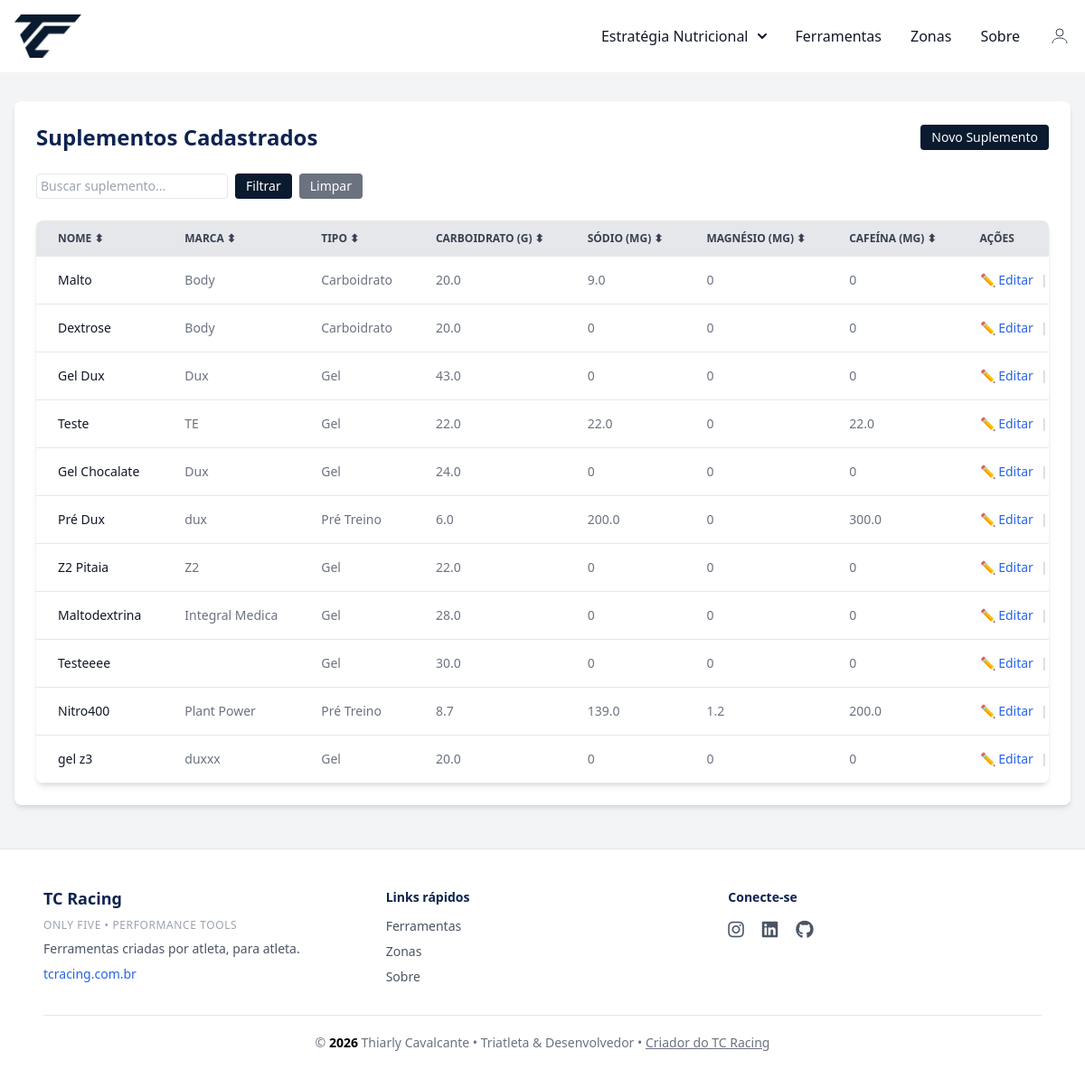
Page /suplementos (signed in) on the committed database.
### conversor/models.py (models this page shows, shortened)
class Suplemento(database.Model):
    __tablename__ = 'suplementos'
    id = database.Column(database.Integer, primary_key=True)
    user_id = database.Column(database.Integer, database.ForeignKey('user.id'), nullable=False)
    nome = database.Column(database.String(100), nullable=False)
    tipo = database.Column(database.String(50), nullable=False)
    marca = database.Column(database.String(50))
    gramas_por_porcao = database.Column(database.Float)
    descricao_porcao = database.Column(database.String(50))
    carbo = database.Column(database.Float)
    proteina = database.Column(database.Float)
    gordura_saturada = database.Column(database.Float)
    fibras_alimentares = database.Column(database.Float)
    sodio = database.Column(database.Float)
    magnesio = database.Column(database.Float)
    potassio = database.Column(database.Float)
    calcio = database.Column(database.Float)
    cloro = database.Column(database.Float)
    fosforo = database.Column(database.Float)
    zinco = database.Column(database.Float)
    cafeina = database.Column(database.Float)
    taurina = database.Column(database.Float)
    beta_alanina = database.Column(database.Float)
    citrulina = database.Column(database.Float)
    creatina = database.Column(database.Float)
    coq10 = database.Column(database.Float)
    carnitina = database.Column(database.Float)
    leucina = database.Column(database.Float)
    isoleucina = database.Column(database.Float)
    valina = database.Column(database.Float)
    arginina = database.Column(database.Float)
    niacina = database.Column(database.Float)
    tirosina = database.Column(database.Float)
    vit_b1 = database.Column(database.Float)
    vit_b2 = database.Column(database.Float)
    vit_b3 = database.Column(database.Float)
    vit_b5 = database.Column(database.Float)
    vit_b6 = database.Column(database.Float)
    vit_b7 = database.Column(database.Float)
    vit_b9 = database.Column(database.Float)
    vit_b12 = database.Column(database.Float)
    vit_c = database.Column(database.Float)
    vit_e = database.Column(database.Float)
    vit_ferro = database.Column(database.Float)
    vit_d = database.Column(database.Float)
    colina = database.Column(database.Float)
    acido_pantotenico = database.Column(database.Float)
    acido_folico = database.Column(database.Float)
    comentario = database.Column(database.Text)  # campo livre para observações
    ingredientes = database.Column(database.Text)  # composição ou descrição dos ingredientes

### conversor/router.py (the view)
@app.route('/suplementos')
@login_required
def listar_suplementos():
    filtro = request.args.get('filtro', '')
    ordenar = request.args.get('ordenar', '')
    direcao = request.args.get('direcao', 'desc')
    query = Suplemento.query #Suplemento.query.filter_by(user_id=current_user.id)  # 👈 só do usuário logado
    if filtro:
        query = query.filter(
            Suplemento.nome.ilike(f'%{filtro}%') | Suplemento.tipo.ilike(f'%{filtro}%')
        )
    if ordenar == 'carbo':
        query = query.order_by(Suplemento.carbo.asc() if direcao == 'asc' else Suplemento.carbo.desc())
    elif ordenar == 'sodio':
        query = query.order_by(Suplemento.sodio.asc() if direcao == 'asc' else Suplemento.sodio.desc())
    suplementos = query.all()
    return render_template(
        'listar_suplementos.html',
        suplementos=suplementos,
        filtro=filtro,
        ordenar=ordenar,
        direcao=direcao
    )

### conversor/models.py (called while the page is built)
@login_manager.user_loader
def load_user(user_id):
    return User.query.get(int(user_id))

### conversor/templates/listar_suplementos.html (shortened to what this page needs)
{% extends "base.html" %}
{% block content %}
<div class="flex flex-col items-center justify-center mt-8 px-4">
    <div class="w-full max-w-8xl p-6 bg-white rounded-lg shadow-md">
        <div class="flex flex-col sm:flex-row justify-between items-center mb-6 gap-4">
            <h1 class="text-2xl font-bold title-nave">Suplementos Cadastrados</h1>
            <a href="{{ url_for('novo_suplemento') }}" class="btn-nave text-white px-3 py-1 text-sm rounded text-center">
                Novo Suplemento
            </a>
        </div>
        <form method="GET" class="flex flex-col sm:flex-row flex-wrap gap-2 mb-6 w-full">
          <input type="text" id="busca" placeholder="Buscar suplemento..." onkeyup="filtrarTabela()" class="border text-sm px-1 py-0.5 rounded w-full sm:w-auto">
            <button type="submit" class="btn-nave text-white px-3 py-1 text-sm rounded  w-full sm:w-auto">
                Filtrar
            </button>
            <a href="{{ url_for('listar_suplementos') }}" class="bg-gray-500 text-white px-3 py-1 text-sm rounded hover:bg-gray-700 w-full sm:w-auto text-center">
                Limpar
            </a>
        </form>
        {% if suplementos %}
        <div class="relative overflow-x-auto shadow-md sm:rounded-lg">
            <table class="w-full text-sm text-left rtl:text-right text-gray-500 dark:text-gray-400">
              <thead class="text-xs text-gray-700 uppercase bg-gray-200 dark:bg-gray-700 dark:text-gray-400">
                <tr>
                  <th scope="col" class="px-6 py-3 whitespace-nowrap truncate cursor-pointer" onclick="sortTable(0)">Nome ⬍</th>
                  <th scope="col" class="px-6 py-3 whitespace-nowrap truncate cursor-pointer" onclick="sortTable(1)">Marca ⬍</th>
                  <th scope="col" class="px-6 py-3 whitespace-nowrap truncate cursor-pointer" onclick="sortTable(2)">Tipo ⬍</th>
                  <th scope="col" class="px-6 py-3 whitespace-nowrap truncate cursor-pointer" onclick="sortTable(3, true)">Carboidrato (g) ⬍</th>
                  <th scope="col" class="px-6 py-3 whitespace-nowrap truncate cursor-pointer" onclick="sortTable(4, true)">Sódio (mg) ⬍</th>
                  <th scope="col" class="px-6 py-3 whitespace-nowrap truncate cursor-pointer" onclick="sortTable(5, true)">Magnésio (mg) ⬍</th>
                  <th scope="col" class="px-6 py-3 whitespace-nowrap truncate cursor-pointer" onclick="sortTable(6, true)">Cafeína (mg) ⬍</th>
                  <th scope="col" class="px-6 py-3 whitespace-nowrap truncate cursor-pointer">Ações</th>
                </tr>
              </thead>
                <tbody>
                    {% for suplemento in suplementos %}
                    <tr class="bg-white border-b dark:bg-gray-800 dark:border-gray-700 border-gray-200">
                        <th scope="row" class="px-6 py-4 font-medium text-gray-900 whitespace-nowrap dark:text-white whitespace-nowrap">{{ suplemento.nome }}</th>
                        <td class="px-6 py-4 whitespace-nowrap">{{ suplemento.marca }}</td>
                        <td class="px-6 py-4 whitespace-nowrap">{{ suplemento.tipo }}</td>
                        <td class="px-6 py-4 whitespace-nowrap">{{ suplemento.carbo or 0 }}</td>
                        <td class="px-6 py-4 whitespace-nowrap">{{ suplemento.sodio or 0 }}</td>
                        <td class="px-6 py-4 whitespace-nowrap">{{ suplemento.magnesio or 0 }}</td>
                        <td class="px-6 py-4 whitespace-nowrap">{{ suplemento.cafeina or 0 }}</td>
<td class="px-6 py-4 whitespace-nowrap">
    <div class="flex items-center gap-2 text-sm">
        <a href="{{ url_for('editar_suplemento', id=suplemento.id) }}" class="text-blue-600 hover:underline">✏️ Editar</a>
        <span class="text-gray-300">|</span>
    </div>
</td>
                    </tr>
                    {% endfor %}
                </tbody>
            </table>
        </div>
        {% else %}
        <p class="text-center text-gray-500">Nenhum suplemento cadastrado ainda.</p>
        {% endif %}
    </div>
</div>
{% endblock %}

### conversor/templates/base.html (shortened to what this page needs)
<!DOCTYPE html>
<html lang="pt">
<head>
    <link rel="stylesheet" href="https://cdnjs.cloudflare.com/ajax/libs/font-awesome/6.5.0/css/all.min.css">
    <link href="https://cdn.jsdelivr.net/npm/tom-select@2.3.1/dist/css/tom-select.css" rel="stylesheet">
    <script src="https://cdn.tailwindcss.com"></script>
    <link rel="stylesheet" href="{{ url_for('static', filename='css/style.css') }}">
</head>
<body>
    {% include 'navbar.html' %}
    <div class="content">
    {% block content %}
    {% endblock %}
    </div>
<footer class="w-full bg-white border-t border-gray-200 mt-12">
    <div class="max-w-6xl mx-auto px-6 py-10">
        <div class="grid grid-cols-1 md:grid-cols-3 gap-8 text-center md:text-left">
            <div>
                <h3 class="text-lg font-bold title-nave mb-2">
                    <a href="https://www.tcracing.com.br/" target="_blank" class="hover:text-blue-700">
                        TC Racing
                    </a>
                </h3>
                    <p class="text-xs text-gray-400 mb-2 tracking-wider uppercase">
                      Only Five • Performance Tools
                    </p>
                <p class="text-sm text-gray-600">
                    Ferramentas criadas por atleta, para atleta.
                </p>
                <a href="https://www.tcracing.com.br/" target="_blank"
                  class="text-sm text-blue-600 hover:underline mt-2 inline-block">
                    tcracing.com.br
                </a>
            </div>
            <div>
                <h3 class="text-sm font-bold title-nave mb-3">Links rápidos</h3>
                <div class="flex flex-col gap-2 text-sm">
                    <a href="{{ url_for('ferramentas_calculadora') }}" class="text-gray-600 hover:text-blue-700">
                        Ferramentas
                    </a>
                    <a href="{{ url_for('zonas') }}" class="text-gray-600 hover:text-blue-700">
                        Zonas
                    </a>
                    <a href="{{ url_for('sobre') }}" class="text-gray-600 hover:text-blue-700">
                        Sobre
                    </a>
                </div>
            </div>
            <div>
                <h3 class="text-sm font-bold title-nave mb-3">Conecte-se</h3>
                <div class="flex justify-center md:justify-start gap-5 text-xl">
                    <a href="https://www.instagram.com/thiarly_tc/" target="_blank"
                       class="text-gray-600 hover:text-pink-600" aria-label="Instagram">
                        <i class="fa-brands fa-instagram"></i>
                    </a>
                    <a href="https://www.linkedin.com/in/thiarly-cavalcante-b0aa6056/" target="_blank"
                       class="text-gray-600 hover:text-blue-700" aria-label="LinkedIn">
                        <i class="fa-brands fa-linkedin"></i>
                    </a>
                    <a href="https://github.com/thiarly" target="_blank"
                       class="text-gray-600 hover:text-black" aria-label="GitHub">
                        <i class="fa-brands fa-github"></i>
                    </a>
                </div>
            </div>
        </div>
        <div class="border-t border-gray-200 mt-8 pt-5 text-center text-sm text-gray-500">
            &copy; <span id="copyrightYear"></span> Thiarly Cavalcante • Triatleta & Desenvolvedor •
            <a href="https://tccavalcante.com" target="_blank"
               class="underline hover:text-blue-700">
                Criador do TC Racing
            </a>
        </div>
    </div>
</footer>
</body>
</html>

### conversor/templates/navbar.html (shortened to what this page needs)
<!DOCTYPE html>
<html lang="en">
<head>
    <script src="https://cdn.tailwindcss.com"></script>
</head>
<body class="bg-gray-100">
<nav class="bg-white border-gray-200">
  <div class="max-w-screen-xl flex flex-wrap items-center justify-between mx-auto p-4">
    <a href="{{url_for('zonas')}}" class="flex items-center">
      <img src="{{ url_for('static', filename='image/logotc-navbar.png')}}" class="h-12 mr-3 " alt="Flowbite Logo" />
    </a>
    <div class="hidden w-full md:block md:w-auto" id="divNav">
      <ul class="flex flex-col font-medium p-4 md:p-0 mt-4 border border-gray-100 rounded-lg bg-gray-50 md:space-x-8 rtl:space-x-reverse md:flex-row md:mt-0 md:border-0 md:bg-white md">
        <li class="relative">
          <button id="dropdownNavbarLink4" data-dropdown-toggle="dropdownNavbar" class="flex items-center justify-between w-full py-2 px-3 text-gray-900 rounded hover:bg-gray-100 md:hover:bg-transparent md:border-0 md:hover:text-blue-700 md:p-0 md:w-auto ">Estratégia Nutricional <svg class="w-2.5 h-2.5 ms-2.5" aria-hidden="true" xmlns="http://www.w3.org/2000/svg" fill="none" viewBox="0 0 10 6">
    <path stroke="currentColor" stroke-linecap="round" stroke-linejoin="round" stroke-width="2" d="m1 1 4 4 4-4"/>
    </svg></button>
      </li>
      <li>
        <a href="{{ url_for('ferramentas_calculadora') }}"
       class="block py-2 px-3 text-gray-900 rounded hover:bg-gray-100 md:hover:bg-transparent md:hover:text-blue-700 md:p-0">
        Ferramentas
        </a>
      </li>
        <li>
          <a href="{{ url_for('zonas') }}" class="block py-2 px-3 text-gray-900 rounded hover:bg-gray-100 md:hover:bg-transparent md:border-0 md:hover:text-blue-700 md:p-0" aria-current="page">Zonas</a>
        </li>
        <li>
          <a href="{{ url_for('sobre') }}" class="block py-2 px-3 text-gray-900 rounded hover:bg-gray-100 md:hover:bg-transparent md:border-0 md:hover:text-blue-700 md:p-0">Sobre</a>
        </li>
        {% if current_user.is_authenticated %}
        <li class="relative">
          <button id="userDropdown" class="flex items-center space-x-2 text-gray-700 ">
            <svg xmlns="http://www.w3.org/2000/svg" class="w-6 h-6" fill="none" viewBox="0 0 24 24" stroke="currentColor">
              <circle cx="12" cy="8" r="4" />
              <path d="M4 20c0-4 4-6 8-6s8 2 8 6" />
            </svg>
          </button>
        </li>
        {% endif %}
    </div>
  </div>
</nav>
</body>
</html>

### conversor/static/css/style.css (style rules this page uses)
span { color: black; font-weight: bold; }
html { height: 100%; }
body { display: flex; flex-direction: column; min-height: 100vh; margin: 0; }
.content { flex: 1 0 auto; }
footer { flex-shrink: 0; }
.btn-nave { background-color: #0a1a2f; color: white; }
.title-nave { position: relative; display: inline-block; color: #0F2351; font-weight: 700; }
.title-nave::after { content: ""; position: absolute; width: 0; height: 3px; left: 0; bottom: -4px; background-color: #0a1a2f; transition: width 0.3s ease; }

### rows in the picture
Suplemento: nome "Malto", marca "Body", tipo "Carboidrato", carbo "20.0", sodio "9.0", magnesio "0", cafeina "0"
Suplemento: nome "Dextrose", marca "Body", tipo "Carboidrato", carbo "20.0", sodio "0", magnesio "0", cafeina "0"
Suplemento: nome "Gel Dux", marca "Dux", tipo "Gel", carbo "43.0", sodio "0", magnesio "0", cafeina "0"
Suplemento: nome "Teste", marca "TE", tipo "Gel", carbo "22.0", sodio "22.0", magnesio "0", cafeina "22.0"
Suplemento: nome "Gel Chocalate", marca "Dux", tipo "Gel", carbo "24.0", sodio "0", magnesio "0", cafeina "0"
Suplemento: nome "Pré Dux", marca "dux", tipo "Pré Treino", carbo "6.0", sodio "200.0", magnesio "0", cafeina "300.0"
Suplemento: nome "Z2 Pitaia", marca "Z2", tipo "Gel", carbo "22.0", sodio "0", magnesio "0", cafeina "0"
Suplemento: nome "Maltodextrina", marca "Integral Medica", tipo "Gel", carbo "28.0", sodio "0", magnesio "0", cafeina "0"
Suplemento: nome "Testeeee", tipo "Gel", carbo "30.0", sodio "0", magnesio "0", cafeina "0"
Suplemento: nome "Nitro400", marca "Plant Power", tipo "Pré Treino", carbo "8.7", sodio "139.0", magnesio "1.2", cafeina "200.0"
Suplemento: nome "gel z3", marca "duxxx", tipo "Gel", carbo "20.0", sodio "0", magnesio "0", cafeina "0"
